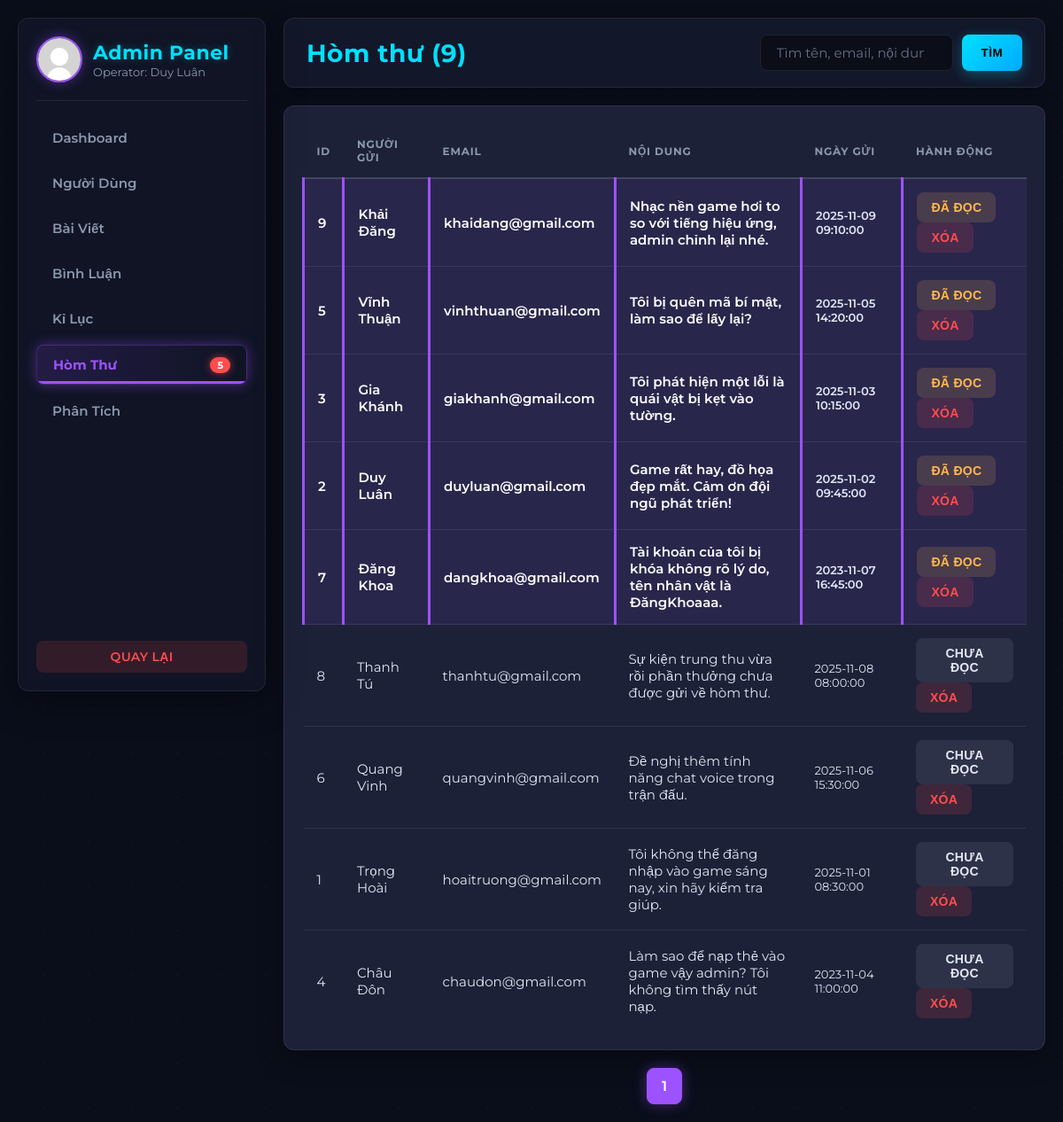
The page /admin/admin_contacts.php (signed in) on the database its author committed.
### tables this page shows
CREATE TABLE contacts (
  `id` int(11) NOT NULL AUTO_INCREMENT,
  `name` varchar(100) NOT NULL,
  `email` varchar(100) NOT NULL,
  `message` text NOT NULL,
  `created_at` timestamp NOT NULL DEFAULT current_timestamp(),
  `is_read` tinyint(1) NOT NULL DEFAULT 0,
  PRIMARY KEY (`id`)
);

### admin/admin_contacts.php (the view, shortened to what this page needs)
<?php
require_once __DIR__ . '/admin_header.php';
$limit = 30;
$page = max(1, intval($_GET['page'] ?? 1));
$offset = ($page - 1) * $limit;
$search = trim($_GET['search'] ?? "");
$whereSql = "";
$sqlCount = "SELECT COUNT(*) FROM contacts $whereSql";
$stmt = $conn->prepare($sqlCount);
$stmt->execute();
$stmt->bind_result($total);
$totalPages = max(1, ceil($total / $limit));
$sql = "
SELECT * FROM contacts
$whereSql
ORDER BY is_read ASC, created_at DESC
LIMIT $limit OFFSET $offset
";
$stmt = $conn->prepare($sql);
$stmt->execute();
$res = $stmt->get_result();
?>
<div class="header">
  <h1 style="margin:0">Hòm thư (<?= $total ?>)</h1>
  <form method="get">
    <input type="search" name="search" placeholder="Tìm tên, email, nội dung..." value="<?=htmlspecialchars($search)?>">
    <button type="submit">Tìm</button>
  </form>
</div>
<section class="table-wrap">
  <table class="table">
    <thead>
        <tr>
            <th>ID</th>
            <th>Người gửi</th>
            <th>Email</th>
            <th>Nội dung</th>
            <th>Ngày gửi</th>
            <th>Hành động</th>
        </tr>
    </thead>
    <tbody>
        <?php if ($res->num_rows > 0): ?>
            <?php while ($r = $res->fetch_assoc()): ?>
            <tr class="<?= $r['is_read'] ? '' : 'unread' ?>">
                <td><?= $r['id'] ?></td>
                <td><?= htmlspecialchars($r['name']) ?></td>
                <td><?= htmlspecialchars($r['email']) ?></td>
                <td style="max-width: 350px; word-wrap: break-word;">
                    <?= nl2br(htmlspecialchars($r['message'])) ?>
                </td>
                <td style="color:var(--muted); font-size:13px;"><?= $r['created_at'] ?></td>
                <td class="actions">
                    <form method="post" style="display:inline">
                        <?php if ($r['is_read'] == 0): ?>
                            <button type="submit" class="btn-warning" name="action" value="mark_read">Đã đọc</button>
                        <?php else: ?>
                            <button type="submit" class="btn-neutral" name="action" value="mark_unread">Chưa đọc</button>
                        <?php endif; ?>
                        <button type="submit" class="btn-danger" name="action" value="delete" onclick="return confirm('Xóa vĩnh viễn tin nhắn này?')">Xóa</button>
                    </form>
                </td>
            </tr>
            <?php endwhile; ?>
        <?php else: ?>
            <tr><td colspan="6" style="text-align:center; color:var(--muted); padding:20px;">Không có tin nhắn nào.</td></tr>
        <?php endif; ?>
    </tbody>
  </table>
</section>
<div class="pagination">
    <?php for ($i = 1; $i <= $totalPages; $i++): ?>
        <?php if ($i == $page): ?>
            <span class="current"><?=$i?></span>
        <?php else: ?>
            <a href="?page=<?=$i?>&search=<?=urlencode($search)?>"><?=$i?></a>
        <?php endif; ?>
    <?php endfor; ?>
</div>
<?php
require_once __DIR__ . '/admin_footer.php';
?>

### admin/admin_header.php (style rules this page uses)
:root { --bg-body: #0a0e1a; --bg-panel: #13172a; --bg-card: #1c2138; --primary: #9d52ff; --primary-glow: rgba(157, 82, 255, 0.4); --secondary: #00e0ff; --secondary-glow: rgba(0, 224, 255, 0.3); --text-main: #e0e6f2; --text-muted: #8c98ad; --border-subtle: rgba(255, 255, 255, 0.08); --border-strong: rgba(255, 255, 255, 0.15); --danger: #ff4d4d; --warning: #ffb84d; --success: #4dff9c; --gap: 20px; --radius-soft: 8px; --radius-medium: 12px; }
* { box-sizing:border-box; }
body { margin:0; font-family: 'Montserrat', sans-serif; background-color: var(--bg-body); background-image: radial-gradient(circle at top left, var(--bg-panel) 1px, transparent 1px), radial-gradient(circle at bottom right, var(--bg-panel) 1px, transparent 1px), linear-gradient(rgba(10, 14, 26, 0.8), rgba(10, 14, 26, 0.8)); background-size: 50px 50px, 50px 50px, 100% 100%; color: var(--text-main); min-height: 100vh; }
h1, h2, h3 { font-weight: 700; letter-spacing: 0.5px; color: var(--text-main); }
.header { display:flex; justify-content:space-between; align-items:center; margin-bottom: var(--gap); background: var(--bg-panel); padding: 18px 25px; border-radius: var(--radius-medium); border: 1px solid var(--border-subtle); box-shadow: 0 5px 20px rgba(0,0,0,0.3); }
.header h1 { font-size: 28px; margin: 0; color: var(--secondary); }
.header form { display: flex; gap: 10px; }
.header input, .searchbar input, .search input { padding:10px 18px; border-radius: var(--radius-soft); border:1px solid var(--border-subtle); background: rgba(0,0,0,0.4); color: var(--text-main); outline: none; transition: border-color 0.3s, box-shadow 0.3s; font-family: 'Montserrat', sans-serif; font-size: 15px; }
.header input::placeholder { color: var(--text-muted); opacity: 0.7; }
.header button { background: linear-gradient(135deg, var(--secondary) 0%, #00aaff 100%); color: #000; border: none; padding: 10px 22px; border-radius: var(--radius-soft); cursor: pointer; font-weight: 700; text-transform: uppercase; letter-spacing: 0.5px; box-shadow: 0 4px 15px rgba(0, 224, 255, 0.3); transition: all 0.3s ease; }
.table-wrap { background: var(--bg-card); padding: var(--gap); border-radius: var(--radius-medium); border: 1px solid var(--border-subtle); box-shadow: 0 10px 30px rgba(0,0,0,0.3); }
.table { width:100%; border-collapse:collapse; color: var(--text-main); font-size:15px; }
.table th { text-align:left; padding:15px; color: var(--text-muted); text-transform: uppercase; font-size: 12px; letter-spacing: 0.8px; border-bottom: 2px solid var(--border-strong); }
.table td { padding:15px; border-bottom: 1px solid var(--border-subtle); vertical-align:middle; }
.table tr:last-child td { border-bottom: none; }
.table tr.unread td { background: rgba(157, 82, 255, 0.1); color: #fff; border-left: 3px solid var(--primary); font-weight: 600; }
.actions button, .btn-danger, .btn-warning, .btn-neutral { border: 1px solid transparent; padding: 8px 15px; border-radius: var(--radius-soft); cursor:pointer; font-weight: 600; transition: all 0.2s ease-in-out; text-decoration: none; display: inline-block; font-size: 14px; text-transform: uppercase; letter-spacing: 0.3px; }
.btn-danger { background: rgba(255, 77, 77, 0.15); color: var(--danger); }
.btn-warning { background: rgba(255, 184, 77, 0.15); color: var(--warning); }
.btn-neutral { background: rgba(255,255,255,0.08); color: var(--text-main); }
.pagination { text-align: center; margin-top: var(--gap); display: flex; justify-content: center; gap: 8px; }
.pagination a, .pagination span { display: inline-block; padding: 10px 16px; border: 1px solid var(--border-subtle); color: var(--text-muted); text-decoration: none; background: var(--bg-panel); border-radius: var(--radius-soft); font-weight: 600; transition: all 0.2s; }
.pagination span.current { background: var(--primary); color: white; border-color: var(--primary); box-shadow: 0 0 15px var(--primary-glow); }

### rows shown on the page
contacts: id "9", name "Khải Đăng", email "khaidang@gmail.com", message "Nhạc nền game hơi to so với tiếng hiệu ứng, admin chỉnh lại nhé.", created_at "2025-11-09 09:10:00", is_read "ĐÃ ĐỌC"
contacts: id "5", name "Vĩnh Thuận", email "vinhthuan@gmail.com", message "Tôi bị quên mã bí mật, làm sao để lấy lại?", created_at "2025-11-05 14:20:00", is_read "ĐÃ ĐỌC"
contacts: id "3", name "Gia Khánh", email "giakhanh@gmail.com", message "Tôi phát hiện một lỗi là quái vật bị kẹt vào tường.", created_at "2025-11-03 10:15:00", is_read "ĐÃ ĐỌC"
contacts: id "2", name "Duy Luân", email "duyluan@gmail.com", message "Game rất hay, đồ họa đẹp mắt. Cảm ơn đội ngũ phát triển!", created_at "2025-11-02 09:45:00", is_read "ĐÃ ĐỌC"
contacts: id "7", name "Đăng Khoa", email "dangkhoa@gmail.com", message "Tài khoản của tôi bị khóa không rõ lý do, tên nhân vật là ĐăngKhoaaa.", created_at "2023-11-07 16:45:00", is_read "ĐÃ ĐỌC"
contacts: id "8", name "Thanh Tú", email "thanhtu@gmail.com", message "Sự kiện trung thu vừa rồi phần thưởng chưa được gửi về hòm thư.", created_at "2025-11-08 08:00:00", is_read "CHƯA ĐỌC"
contacts: id "6", name "Quang Vinh", email "quangvinh@gmail.com", message "Đề nghị thêm tính năng chat voice trong trận đấu.", created_at "2025-11-06 15:30:00", is_read "CHƯA ĐỌC"
contacts: id "1", name "Trọng Hoài", email "hoaitruong@gmail.com", message "Tôi không thể đăng nhập vào game sáng nay, xin hãy kiểm tra giúp.", created_at "2025-11-01 08:30:00", is_read "CHƯA ĐỌC"
contacts: id "4", name "Châu Đôn", email "chaudon@gmail.com", message "Làm sao để nạp thẻ vào game vậy admin? Tôi không tìm thấy nút nạp.", created_at "2023-11-04 11:00:00", is_read "CHƯA ĐỌC"

### other values the page prints
$_SESSION['user']['name'] "Duy Luân"
$unreadCount "5"
$total "9"
